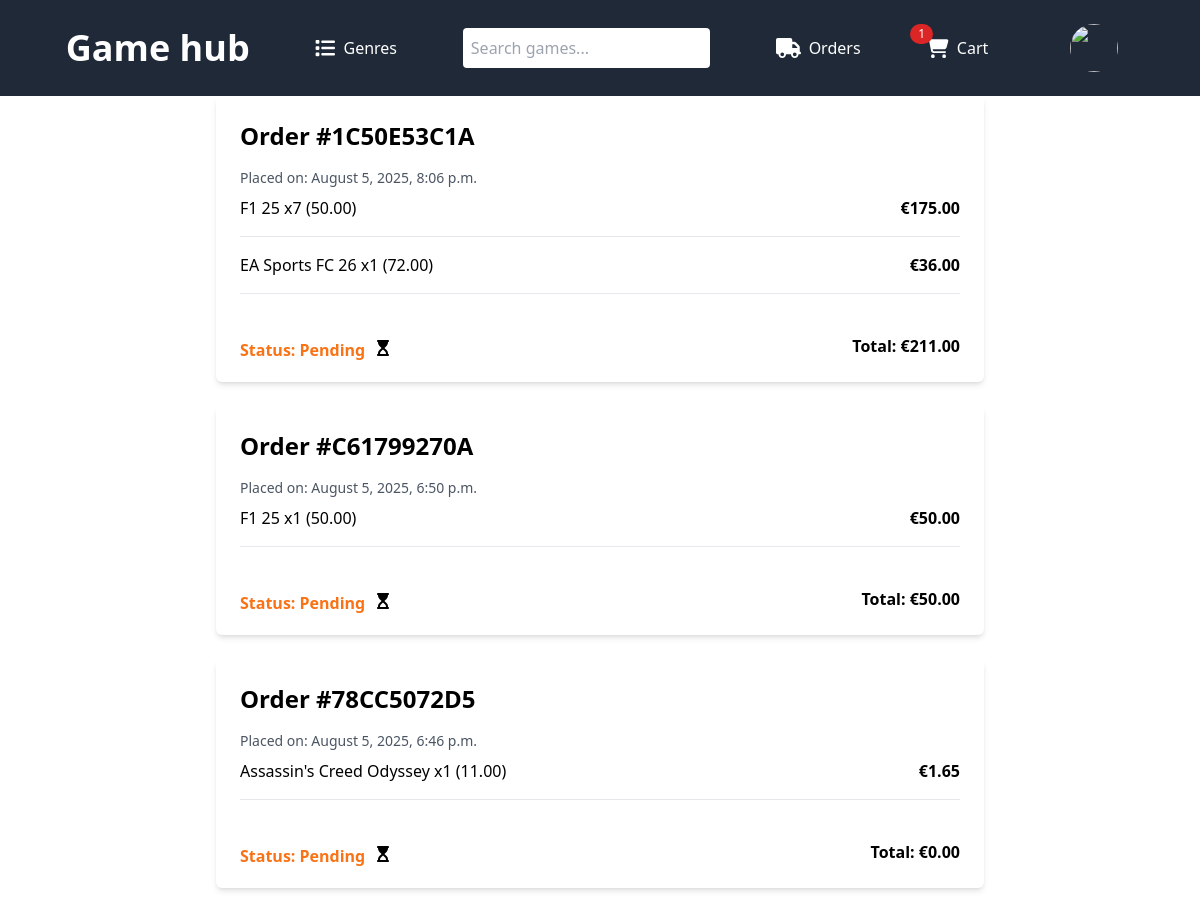
The page /orders/ (signed in, upper part) on the database as committed earlier.
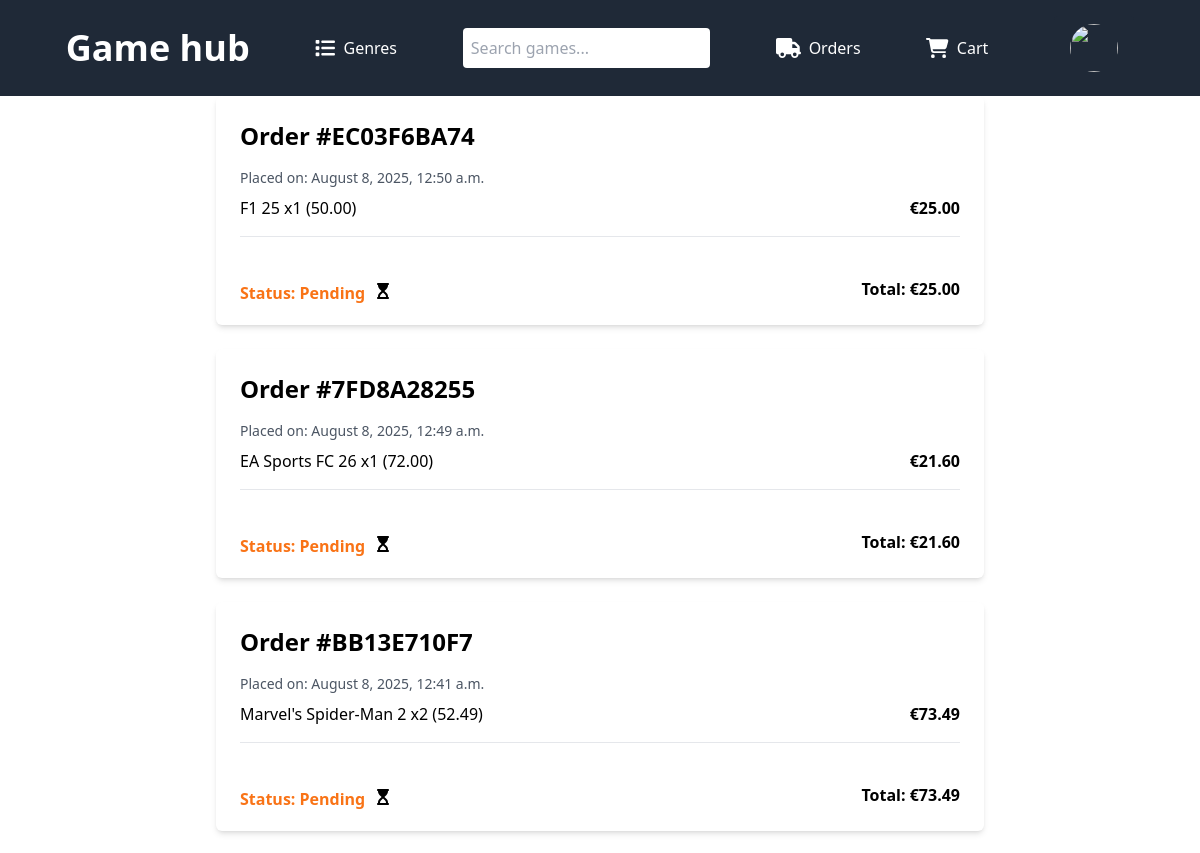
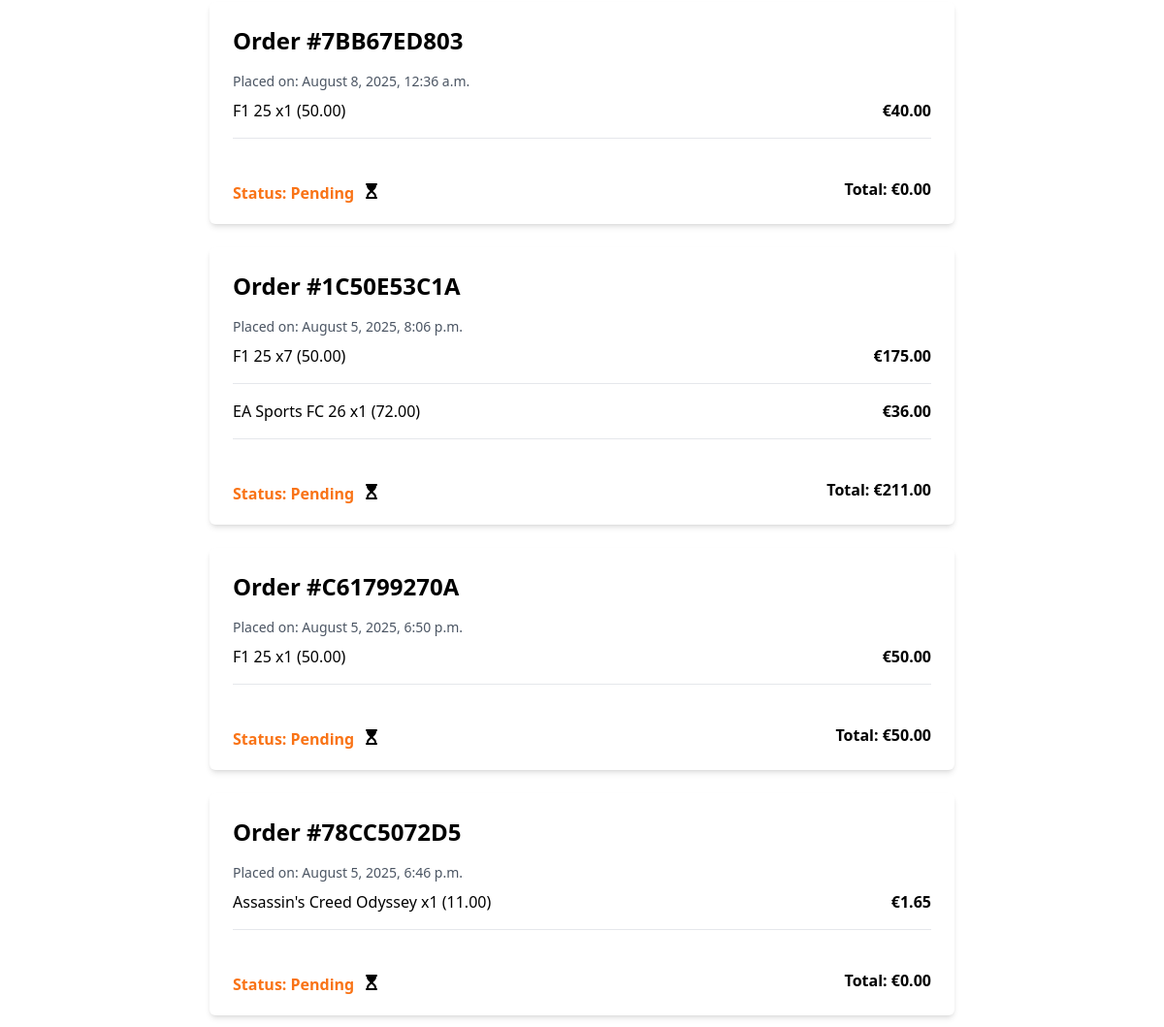
The same page on the database as committed later (2 pictures, top to bottom).
### users_auth_app/models.py (models this page shows, shortened)
class Order(models.Model):
    def generate_order_code():
        return uuid.uuid4().hex[:10].upper()
    status = [
        ('pending', 'Pending'),
        ('completed', 'Purchased'),
        ]
    order_id = models.CharField(max_length=10, default=generate_order_code, unique=True)
    user = models.ForeignKey(CustomUser, on_delete=models.CASCADE)
    order_date = models.DateTimeField(auto_now_add=True)
    order_status = models.CharField(max_length=50, choices=status, default="pending")
    total_price = models.DecimalField(max_digits=10, decimal_places=2, default=0.00)

class OrderItem(models.Model):
    order = models.ForeignKey(Order, related_name="items", on_delete=models.CASCADE)
    game = models.ForeignKey("game.Game",on_delete=models.CASCADE, null=True)
    quantity = models.PositiveIntegerField()
    price = models.DecimalField(max_digits=10, decimal_places=2)
    item_price = models.DecimalField(max_digits=10, decimal_places=2,null=True)
    coupon_used = models.CharField(max_length=25, null=True, blank=True)

### game/models.py (models this page shows, shortened)
class Game(models.Model):
    title = models.CharField(max_length=50)
    description = models.TextField()
    genres = models.ManyToManyField(Game_Genre, related_name= 'GENRE_CHOICES')
    release_date = models.DateField()
    image = models.ImageField(upload_to='games_images', blank=True, null=True, help_text="Upload an image file")
    image_url = models.URLField(blank=True, null=True, help_text="Or provide an image URL")
    price = models.DecimalField(max_digits=10, decimal_places=2)
    console = models.CharField(max_length=50, choices=Console_CHOICES)
    trailer = models.URLField(default='', blank=True)
    min_age = models.IntegerField(
        choices=MIN_AGE_CHOICES,
        default=0
    )
    discount = models.DecimalField(
        max_digits=4, decimal_places=2,
        default=0.0, blank=True
    )
    min_cpu = models.CharField(max_length=100, default="N/A", blank=True, verbose_name="Minimum CPU")
    min_gpu = models.CharField(max_length=100, default="N/A", blank=True, verbose_name="Minimum GPU")
    min_ram = models.CharField(max_length=20, default="N/A", blank=True, verbose_name="Minimum RAM")
    min_storage = models.CharField(max_length=20, default="N/A", blank=True, verbose_name="Minimum Storage")
    rec_cpu = models.CharField(max_length=100, default="N/A", blank=True, verbose_name="Recommended CPU")
    rec_gpu = models.CharField(max_length=100, default="N/A", blank=True, verbose_name="Recommended GPU")
    rec_ram = models.CharField(max_length=20, default="N/A", blank=True, verbose_name="Recommended RAM")
    rec_storage = models.CharField(max_length=20, default="N/A", blank=True, verbose_name="Recommended Storage")

### game/views.py (the view)
# urls.py: path('orders/', views.view_orders, name='view_orders'),
def view_orders(request):
    genres = Game_Genre.objects.all()
    if not request.user.is_authenticated:
        return render(request, 'orders.html',{'genres': genres})
    cart_items = CartItem.objects.filter(user=request.user)
    total_items = sum(item.quantity for item in cart_items)
    orders = Order.objects.filter(user=request.user)
    orders = orders.order_by('-order_date')  # Order by date descending
    return render(request, 'orders.html', {'orders': orders, 'items': total_items, 'genres': genres})

### game/models.py (called while the page is built)
    def __str__(self):
        return self.genre

### game/templates/orders.html (shortened to what this page needs)
{% extends "base.html" %}
{% block content %}
{% if not user.is_authenticated %}
  <div class="bg-yellow-100 text-yellow-800 border border-yellow-300 p-4 rounded mb-6">
    You need to <a href="{% url 'login' %}" class="underline text-blue-600">log in</a> to view your orders.
  </div>
{% else %}
  {% for order in orders %}
    <div class="max-w-3xl mx-auto p-6 bg-white shadow-md rounded-md mb-6 relative">
      <h1 class="text-2xl font-bold mb-4">Order #{{ order.order_id }}</h1>
      <p class="text-sm text-gray-600 mb-2">Placed on: {{ order.order_date|date:"F j, Y, g:i a" }}</p>
      <ul class="space-y-4">
        {% for item in order.items.all %}
          <li class="grid grid-cols-4 items-center gap-4 border-b pb-4">
            <div class="col-span-3 font-medium">{{ item.game.title }} x{{item.quantity}} ({{item.item_price}})</div>
            <div class="col-span-1 font-semibold text-right">€{{ item.price|floatformat:2 }}</div>
          </li>
        {% endfor %}
      </ul>
      {% if order.order_status == "pending" %}
      <p class="flex gap-2 relative top-11 left-0  font-semibold text-left text-orange-500" >Status: {{ order.get_order_status_display}} </p>
      {% endif %}
      <p class="mt-4 font-semibold text-right">Total: €{{ order.total_price|floatformat:2 }}</p>
    </div>
  {% empty %}
    <div class="max-w-3xl mx-auto p-6 bg-white shadow-md rounded-md">
      <p>You have no orders yet.</p>
    </div>
  {% endfor %}
{% endif %}
{% endblock %}

Rows that differ between the two databases and show on the page:
added Order: order_id "EC03F6BA74", order_date "August 8, 2025, 12:50 a.m.", order_status "Pending", total_price "25.00"
added OrderItem: game "F1 25", quantity "1", item_price "50.00", price "25.00", shown under "EC03F6BA74"
added Order: order_id "7FD8A28255", order_date "August 8, 2025, 12:49 a.m.", order_status "Pending", total_price "21.60"
added OrderItem: game "EA Sports FC 26", quantity "1", item_price "72.00", price "21.60", shown under "7FD8A28255"
added Order: order_id "BB13E710F7", order_date "August 8, 2025, 12:41 a.m.", order_status "Pending", total_price "73.49"
added OrderItem: game "Marvel's Spider-Man 2", quantity "2", item_price "52.49", price "73.49", shown under "BB13E710F7"
added Order: order_id "7BB67ED803", order_date "August 8, 2025, 12:36 a.m.", order_status "Pending", total_price "0.00"
added OrderItem: game "F1 25", quantity "1", item_price "50.00", price "40.00", shown under "7BB67ED803"
Other text that changed with them:
{{ items }}: "1" → (not shown)
